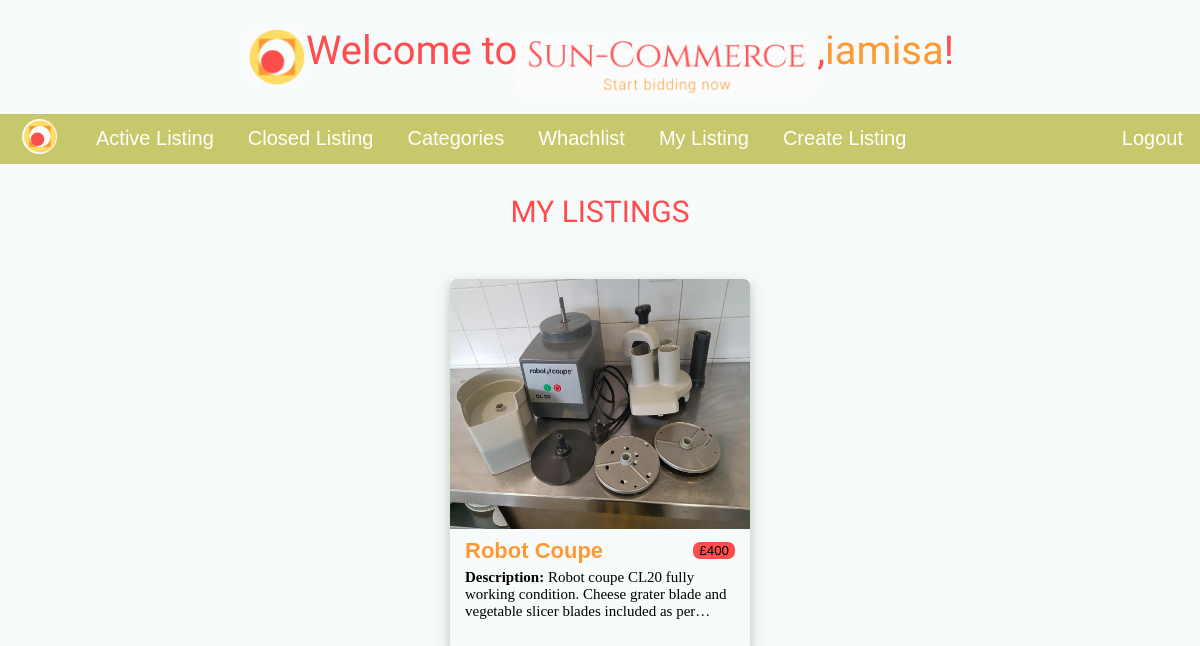
Page /mylistings/ (signed in) on the earlier database version.
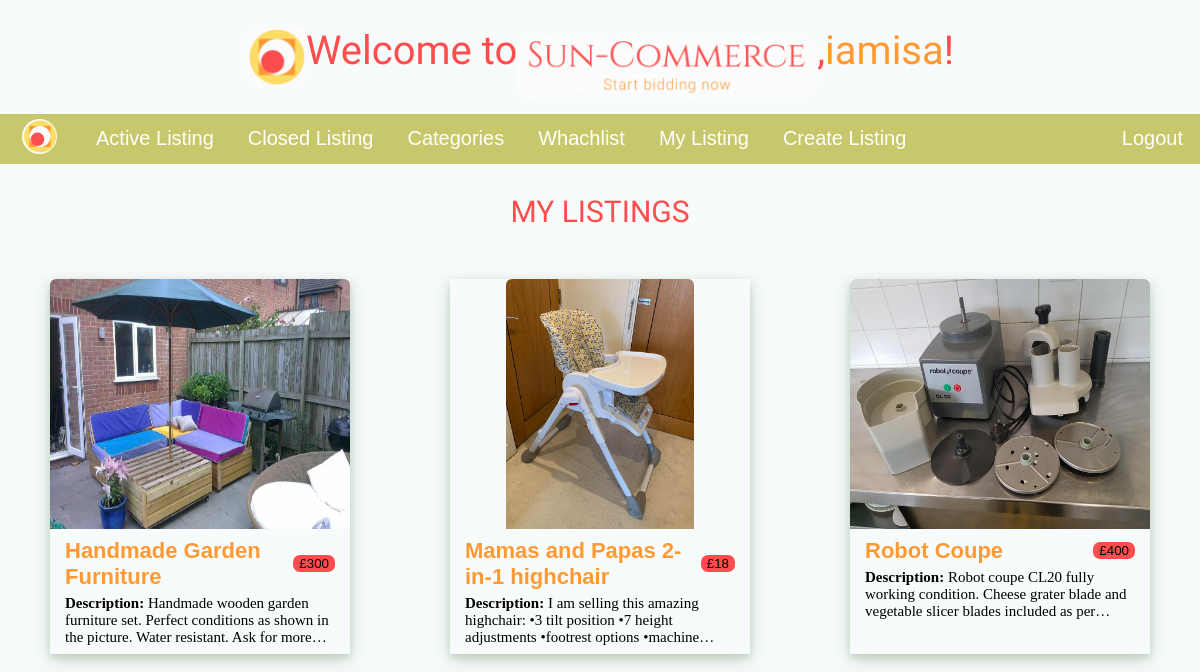
Same page on the later database version.
### auctions/models.py (models this page shows, shortened)
class Auction(models.Model):
   user = models.ForeignKey(User, on_delete=models.CASCADE, null=False)
   title = models.CharField(max_length=100, null=False)
   description = models.TextField(max_length=1000, null=False)
   initial_price = models.IntegerField(null=False)
   date = models.DateField(default=datetime.date.today)
   photo = models.ImageField(upload_to='pics/', null=True, blank=True)
   category = models.ForeignKey(Category, on_delete=models.SET_NULL, null=True, blank=True)
   active = models.BooleanField(default=True)
   last_bid = models.IntegerField(blank=True, null=True)

### auctions/views.py (the view)
# urls.py: path("mylistings/", views.my_listings, name="auctions-mylistings"),
@login_required
def my_listings(request):
    data = {
        'my_auctions' : Auction.objects.filter(user=request.user)
    }
    return render(request, 'auctions/myListings.html', data)

### auctions/templates/auctions/myListings.html (shortened to what this page needs)
{% extends "auctions/layout.html" %}
{% block content %}
<h3>MY LISTINGS</h3>
<div class="auctions-wrapper">
    {% for auction in my_auctions %}
        <a href="{% url 'auctions-show' id=auction.id %}">
            <div class="auction-wrapper">
                <div class="list-img-wrapper">
                    <img src="{{auction.photo.url}}" alt="image">
                </div>
                <div class="list-info-wrapper">
                    <div class="title-price">
                        <h2>{{auction.title}} </h2>
                        <button> £{{auction.initial_price}}</button>
                    </div>
                    <p><span>Description: </span>{{auction.description}}</p>
                </div>
            </div>
        </a>
    {% endfor %}
</div>
{% endblock %}

Differences in the rows shown:
added Auction: photo (picture), title "Mamas and Papas 2-in-1 highchair", initial_price "18", description "I am selling this amazing highchair: •3 tilt position •7 height adjustments •footrest options…"
added Auction: photo (picture), title "Handmade Garden Furniture", initial_price "300", description "Handmade wooden garden furniture set. Perfect conditions as shown in the picture. Water resistant. Ask for…"
